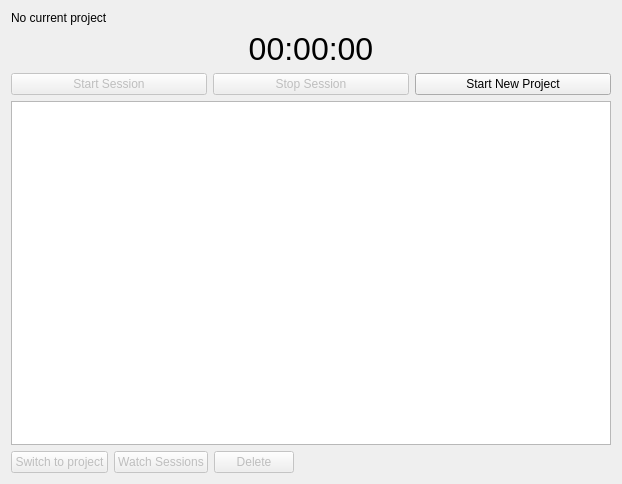
<?xml version="1.0" encoding="UTF-8"?>
<ui version="4.0">
 <class>MainForm</class>
 <widget class="QWidget" name="MainForm">
  <property name="geometry">
   <rect>
    <x>0</x>
    <y>0</y>
    <width>622</width>
    <height>484</height>
   </rect>
  </property>
  <property name="windowTitle">
   <string>Time Tracker</string>
  </property>
  <layout class="QVBoxLayout" name="verticalLayout">
   <item>
    <widget class="QLabel" name="current_project_label">
     <property name="text">
      <string>No current project</string>
     </property>
    </widget>
   </item>
   <item>
    <widget class="QLabel" name="timer_label">
     <property name="font">
      <font>
       <pointsize>24</pointsize>
      </font>
     </property>
     <property name="text">
      <string>00:00:00</string>
     </property>
     <property name="alignment">
      <set>Qt::AlignCenter</set>
     </property>
    </widget>
   </item>
   <item>
    <layout class="QHBoxLayout" name="horizontalLayout">
     <property name="topMargin">
      <number>0</number>
     </property>
     <item>
      <widget class="QPushButton" name="start_session_button">
       <property name="enabled">
        <bool>false</bool>
       </property>
       <property name="text">
        <string>Start Session</string>
       </property>
      </widget>
     </item>
     <item>
      <widget class="QPushButton" name="stop_session_button">
       <property name="enabled">
        <bool>false</bool>
       </property>
       <property name="text">
        <string>Stop Session</string>
       </property>
      </widget>
     </item>
     <item>
      <widget class="QPushButton" name="start_project_button">
       <property name="text">
        <string>Start New Project</string>
       </property>
      </widget>
     </item>
    </layout>
   </item>
   <item>
    <widget class="QTableView" name="projects_table">
     <attribute name="horizontalHeaderStretchLastSection">
      <bool>false</bool>
     </attribute>
    </widget>
   </item>
   <item>
    <layout class="QHBoxLayout" name="horizontalLayout_2">
     <item>
      <widget class="QPushButton" name="switch_project_button">
       <property name="enabled">
        <bool>false</bool>
       </property>
       <property name="text">
        <string>Switch to project</string>
       </property>
      </widget>
     </item>
     <item>
      <widget class="QPushButton" name="watch_sessions_button">
       <property name="enabled">
        <bool>false</bool>
       </property>
       <property name="text">
        <string>Watch Sessions</string>
       </property>
      </widget>
     </item>
     <item>
      <widget class="QPushButton" name="delete_project_button">
       <property name="enabled">
        <bool>false</bool>
       </property>
       <property name="text">
        <string>Delete</string>
       </property>
      </widget>
     </item>
     <item>
      <spacer name="horizontalSpacer">
       <property name="orientation">
        <enum>Qt::Horizontal</enum>
       </property>
       <property name="sizeHint" stdset="0">
        <size>
         <width>40</width>
         <height>20</height>
        </size>
       </property>
      </spacer>
     </item>
    </layout>
   </item>
  </layout>
 </widget>
 <tabstops>
  <tabstop>start_session_button</tabstop>
  <tabstop>start_project_button</tabstop>
  <tabstop>projects_table</tabstop>
 </tabstops>
 <resources/>
 <connections/>
</ui>
